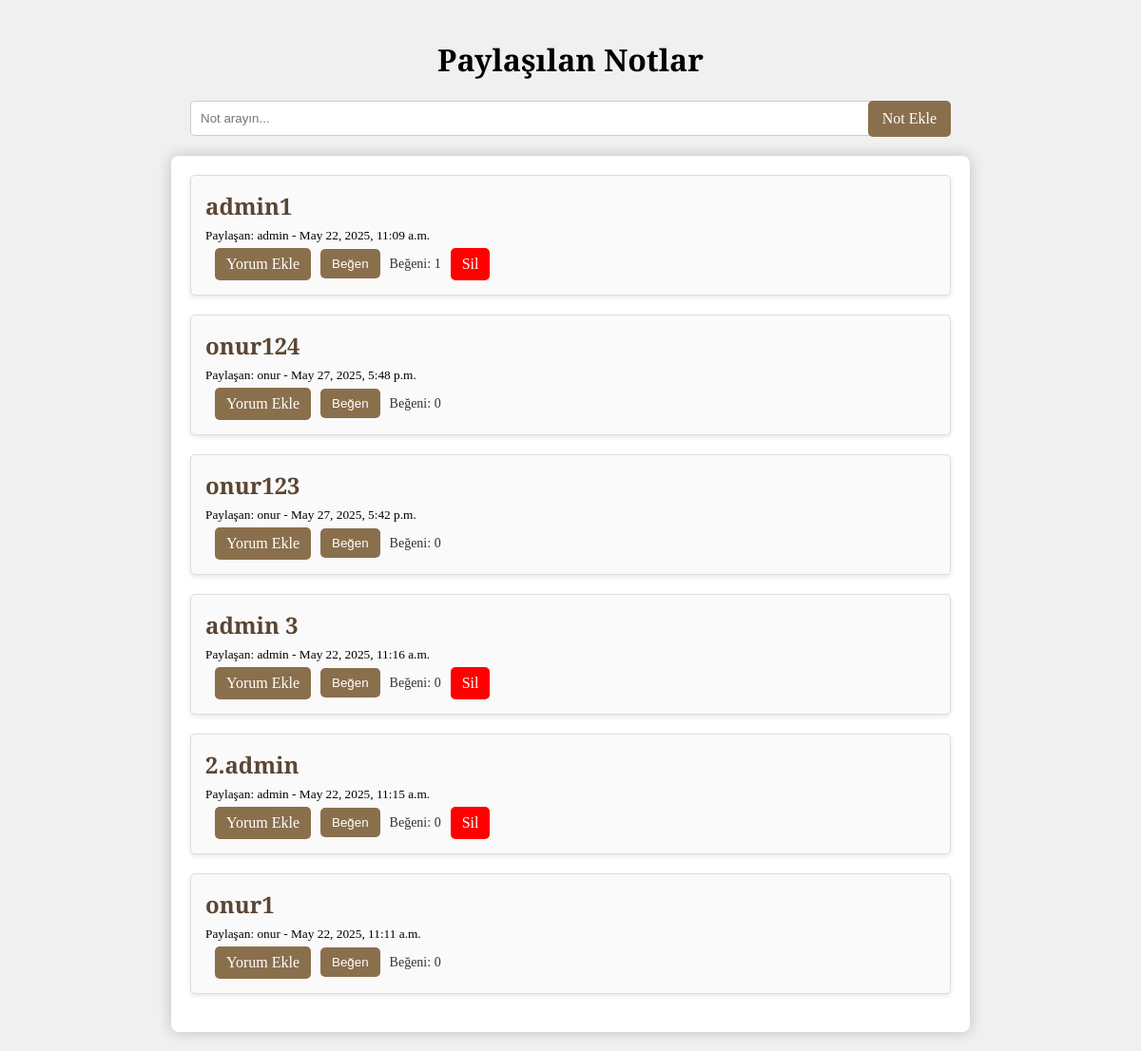
Page /notlar/ (signed in) on the earlier database version.
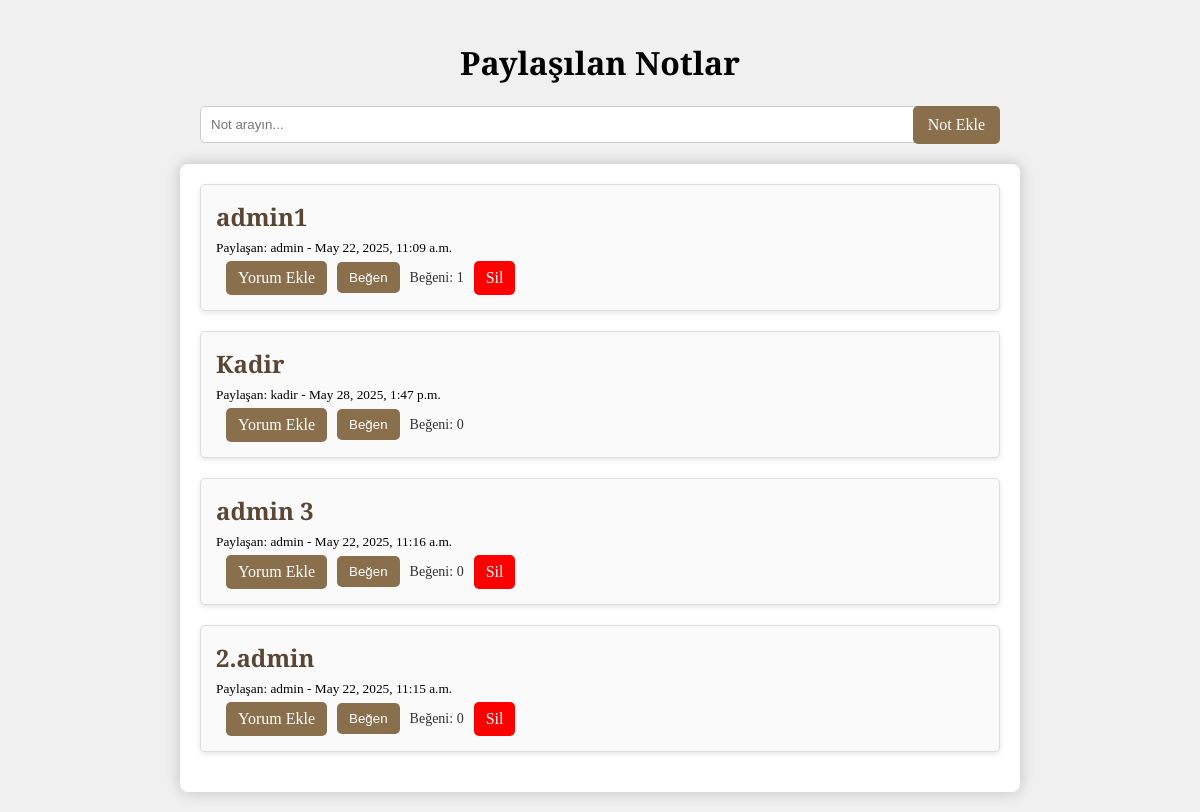
Same page on the later database version.
### notlar/models.py (models this page shows, shortened)
class Not(models.Model):
    user = models.ForeignKey(User, on_delete=models.CASCADE)
    title = models.CharField(max_length=200)
    description = models.TextField(blank=True)
    file = models.FileField(upload_to='notlar/', blank=True)
    created_at = models.DateTimeField(auto_now_add=True)
    is_approved = models.BooleanField(default=False)  # Moderasyon için onay alanı

### notlar/views.py (the view)
# urls.py: path('', not_list, name='not_list'),
@login_required
def not_list(request):
   notlar = Not.objects.annotate(beğeni_sayısı=models.Count('likes')).order_by('-beğeni_sayısı', '-created_at')
   return render(request, 'notlar/not_list.html', {'notlar': notlar})

### notlar/templates/notlar/not_list.html (shortened to what this page needs)
<!DOCTYPE html>
<html lang="tr">
<head>
</head>
<body>
    <h1>Paylaşılan Notlar</h1>
    <div class="top-bar">
        <div class="search-box">
            <input type="text" id="searchInput" placeholder="Not arayın..." onkeyup="searchNotes()">
        </div>
        <a class="btn-add" href="{% url 'not_ekle' %}">Not Ekle</a>
    </div>
    <div class="container" id="notesContainer">
    {% for not in notlar %}
        <a href="{% url 'not_detay' not.id %}" class="note-link">
            <div class="note-box" data-title="{{ not.title }}">
                <h2>{{ not.title }}</h2>
                <p><small>Paylaşan: {{ not.user.username }} - {{ not.created_at }}</small></p>
                <div class="actions">
                    <a class="btn" href="{% url 'yorum_ekle' not.id %}">Yorum Ekle</a>
                    <button class="btn" onclick="toggleLike({{ not.id }})">Beğen</button>
                    <p class="likes">Beğeni: <span id="like-count-{{ not.id }}">{{ not.beğeni_sayısı }}</span></p>
                    {% if not.user == request.user %}
                        <a href="{% url 'not_sil' not.id %}" class="btn delete-btn">Sil</a>
                    {% endif %}
                </div>
            </div>
        </a>
    {% endfor %}
    </div>
</body>
</html>

### notlar/templates/notlar/not_list.html (style rules this page uses)
body { background-color: #f0f0f0; font-family: 'Playfair Display', serif; margin: 0; padding: 20px; display: flex; flex-direction: column; align-items: center; }
.top-bar { width: 800px; display: flex; justify-content: space-between; margin-bottom: 20px; }
.search-box { flex: 1; }
.search-box input { width: 100%; padding: 10px; border: 1px solid #ccc; border-radius: 5px; }
.btn-add { padding: 10px 15px; background-color: #8a6f4d; color: white; border: none; border-radius: 5px; cursor: pointer; text-decoration: none; }
.container { background: white; padding: 20px; border-radius: 8px; box-shadow: 0 0 15px rgba(0, 0, 0, 0.2); width: 800px; }
.note-box { padding: 15px; margin-bottom: 20px; border: 1px solid #ddd; border-radius: 5px; background-color: #fafafa; box-shadow: 0 2px 5px rgba(0, 0, 0, 0.1); }
.note-box h2 { margin: 0; color: #5a4634; }
.note-box p { margin: 5px 0; }
.actions { display: flex; justify-content: flex-start; align-items: center; gap: 10px; }
.btn { padding: 8px 12px; background-color: #8a6f4d; color: white; border: none; border-radius: 5px; cursor: pointer; text-decoration: none; }
.delete-btn { background-color: red; }
.likes { font-size: 14px; color: #333; }
.note-link { text-decoration: none; color: inherit; display: block; }

Differences in the rows shown:
removed Not: title "onur124", user.username "onur", created_at "May 27, 2025, 5:48 p.m.", beğeni_sayısı "0"
removed Not: title "onur123", user.username "onur", created_at "May 27, 2025, 5:42 p.m.", beğeni_sayısı "0"
removed Not: title "onur1", user.username "onur", created_at "May 22, 2025, 11:11 a.m.", beğeni_sayısı "0"
added Not: title "Kadir", user.username "kadir", created_at "May 28, 2025, 1:47 p.m.", beğeni_sayısı "0"
